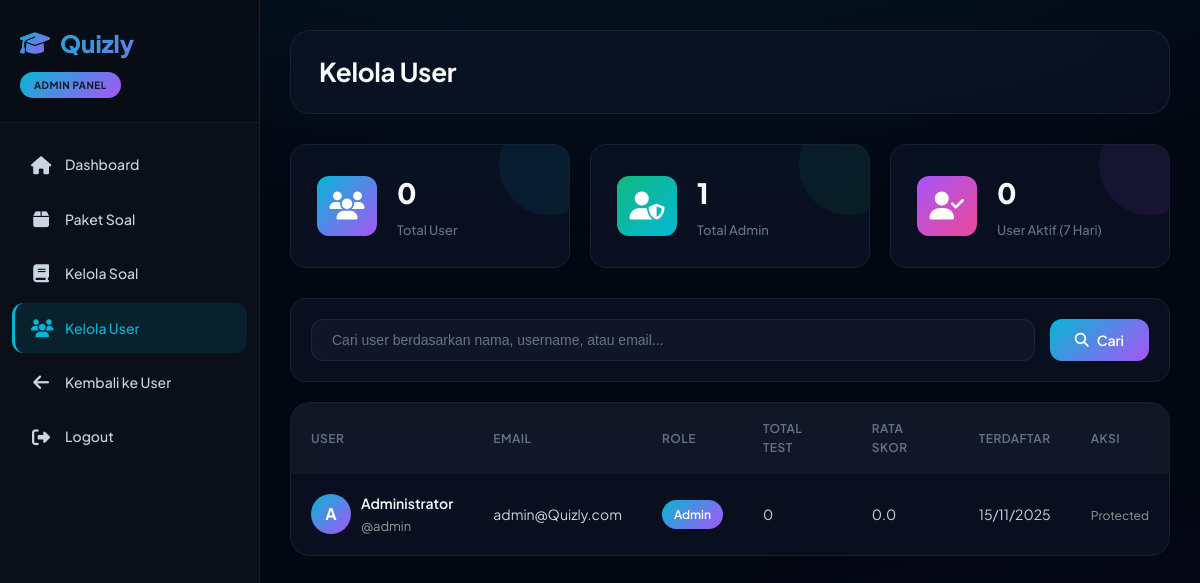
The page /admin/users.php (signed in) on the database its author committed.
### tables this page shows
CREATE TABLE `users` (
  `id` int(11) NOT NULL,
  `username` varchar(50) NOT NULL,
  `password` varchar(255) NOT NULL,
  `nama_lengkap` varchar(100) NOT NULL,
  `email` varchar(100) NOT NULL,
  `role` enum('admin','user') DEFAULT 'user',
  `created_at` timestamp NOT NULL DEFAULT current_timestamp()
);

### admin/users.php (the view, shortened to what this page needs)
<?php
require_once '../config.php';
$search = isset($_GET['search']) ? $conn->real_escape_string($_GET['search']) : '';
$where = $search ? "WHERE nama_lengkap LIKE '%$search%' OR username LIKE '%$search%' OR email LIKE '%$search%'" : "";
$users = $conn->query("
    SELECT u.*,
    (SELECT COUNT(*) FROM hasil_test WHERE user_id = u.id) as total_test,
    (SELECT COALESCE(AVG(skor), 0) FROM hasil_test WHERE user_id = u.id) as rata_skor
    FROM users u
    $where
    ORDER BY u.created_at DESC
");
$stats = [
    'users' => $conn->query("SELECT COUNT(*) as n FROM users WHERE role='user'")->fetch_assoc()['n'],
    'admins' => $conn->query("SELECT COUNT(*) as n FROM users WHERE role='admin'")->fetch_assoc()['n'],
    'aktif' => $conn->query("SELECT COUNT(DISTINCT user_id) as n FROM hasil_test WHERE tanggal_test >= DATE_SUB(NOW(), INTERVAL 7 DAY)")->fetch_assoc()['n']
];
?>
<!DOCTYPE html>
<html lang="id">
<head>
    <link rel="stylesheet" href="https://cdnjs.cloudflare.com/ajax/libs/font-awesome/6.4.0/css/all.min.css">
    <link rel="stylesheet" href="../css/user.css">
</head>
<body>
    <div class="sidebar">
        <div class="sidebar-header">
            <h2><i class="fas fa-graduation-cap"></i> <span>Quizly</span></h2>
            <span class="admin-badge">ADMIN PANEL</span>
        </div>
        <nav>
            <a href="index.php" class="menu-item">
                <i class="fas fa-home"></i> <span>Dashboard</span>
            </a>
            <a href="paket.php" class="menu-item">
                <i class="fas fa-box"></i> <span>Paket Soal</span>
            </a>
            <a href="soal.php" class="menu-item">
                <i class="fas fa-book"></i> <span>Kelola Soal</span>
            </a>
            <a href="users.php" class="menu-item active">
                <i class="fas fa-users"></i> <span>Kelola User</span>
            </a>
            <a href="../dashboard.php" class="menu-item">
                <i class="fas fa-arrow-left"></i> <span>Kembali ke User</span>
            </a>
            <a href="../logout.php" class="menu-item">
                <i class="fas fa-sign-out-alt"></i> <span>Logout</span>
            </a>
        </nav>
    </div>
    <div class="main-content">
        <div class="top-bar">
            <h1 class="page-title">Kelola User</h1>
        </div>
        <div class="stats-grid">
            <div class="stat-card">
                <div class="stat-icon blue">
                    <i class="fas fa-users"></i>
                </div>
                <div class="stat-info">
                    <h3><?= $stats['users'] ?></h3>
                    <p>Total User</p>
                </div>
            </div>
            <div class="stat-card">
                <div class="stat-icon green">
                    <i class="fas fa-user-shield"></i>
                </div>
                <div class="stat-info">
                    <h3><?= $stats['admins'] ?></h3>
                    <p>Total Admin</p>
                </div>
            </div>
            <div class="stat-card">
                <div class="stat-icon orange">
                    <i class="fas fa-user-check"></i>
                </div>
                <div class="stat-info">
                    <h3><?= $stats['aktif'] ?></h3>
                    <p>User Aktif (7 Hari)</p>
                </div>
            </div>
        </div>
        <div class="search-bar">
            <form method="GET" class="search-form">
                <input type="text" name="search" class="search-input"
                       placeholder="Cari user berdasarkan nama, username, atau email..."
                       value="<?= htmlspecialchars($search) ?>">
                <button type="submit" class="btn btn-primary">
                    <i class="fas fa-search"></i> Cari
                </button>
            </form>
        </div>
        <div class="content-card">
            <table>
                <thead>
                    <tr>
                        <th>User</th>
                        <th>Email</th>
                        <th>Role</th>
                        <th>Total Test</th>
                        <th>Rata Skor</th>
                        <th>Terdaftar</th>
                        <th>Aksi</th>
                    </tr>
                </thead>
                <tbody>
                    <?php if ($users && $users->num_rows > 0): ?>
                        <?php while ($user = $users->fetch_assoc()): ?>
                        <tr>
                            <td>
                                <div style="display: flex; align-items: center;">
                                    <div class="user-avatar">
                                        <?= strtoupper(substr($user['nama_lengkap'], 0, 1)) ?>
                                    </div>
                                    <div>
                                        <strong><?= htmlspecialchars($user['nama_lengkap']) ?></strong><br>
                                        <small style="color: #999;">@<?= htmlspecialchars($user['username']) ?></small>
                                    </div>
                                </div>
                            </td>
                            <td><?= htmlspecialchars($user['email']) ?></td>
                            <td>
                                <span class="badge badge-<?= $user['role'] ?>">
                                    <?= ucfirst($user['role']) ?>
                                </span>
                            </td>
                            <td><?= $user['total_test'] ?></td>
                            <td><?= number_format($user['rata_skor'], 1) ?></td>
                            <td><?= date('d/m/Y', strtotime($user['created_at'])) ?></td>
                            <td>
                                <?php if ($user['role'] === 'user'): ?>
                                <div class="action-buttons">
                                    <a href="?reset=<?= $user['id'] ?>"
                                       class="btn btn-warning btn-sm"
                                       onclick="return confirm('Reset password user ini ke password123?')"
                                       title="Reset Password">
                                        <i class="fas fa-key"></i>
                                    </a>
                                    <a href="?delete=<?= $user['id'] ?>"
                                       class="btn btn-danger btn-sm"
                                       onclick="return confirm('Yakin hapus user ini?\nSemua data test akan ikut terhapus!')"
                                       title="Hapus User">
                                        <i class="fas fa-trash"></i>
                                    </a>
                                </div>
                                <?php else: ?>
                                <span style="color: #999; font-size: 12px;">Protected</span>
                                <?php endif; ?>
                            </td>
                        </tr>
                        <?php endwhile; ?>
                    <?php endif; ?>
                </tbody>
            </table>
        </div>
    </div>
</body>
</html>

### rows shown on the page
users: nama_lengkap "A", nama_lengkap "Administrator", username "admin", email "admin@Quizly.com", role "Admin", total_test "0", rata_skor "0.0", created_at "15/11/2025", shows "Protected"

### other values the page prints
$stats['users'] "0"
$stats['admins'] "1"
$stats['aktif'] "0"
